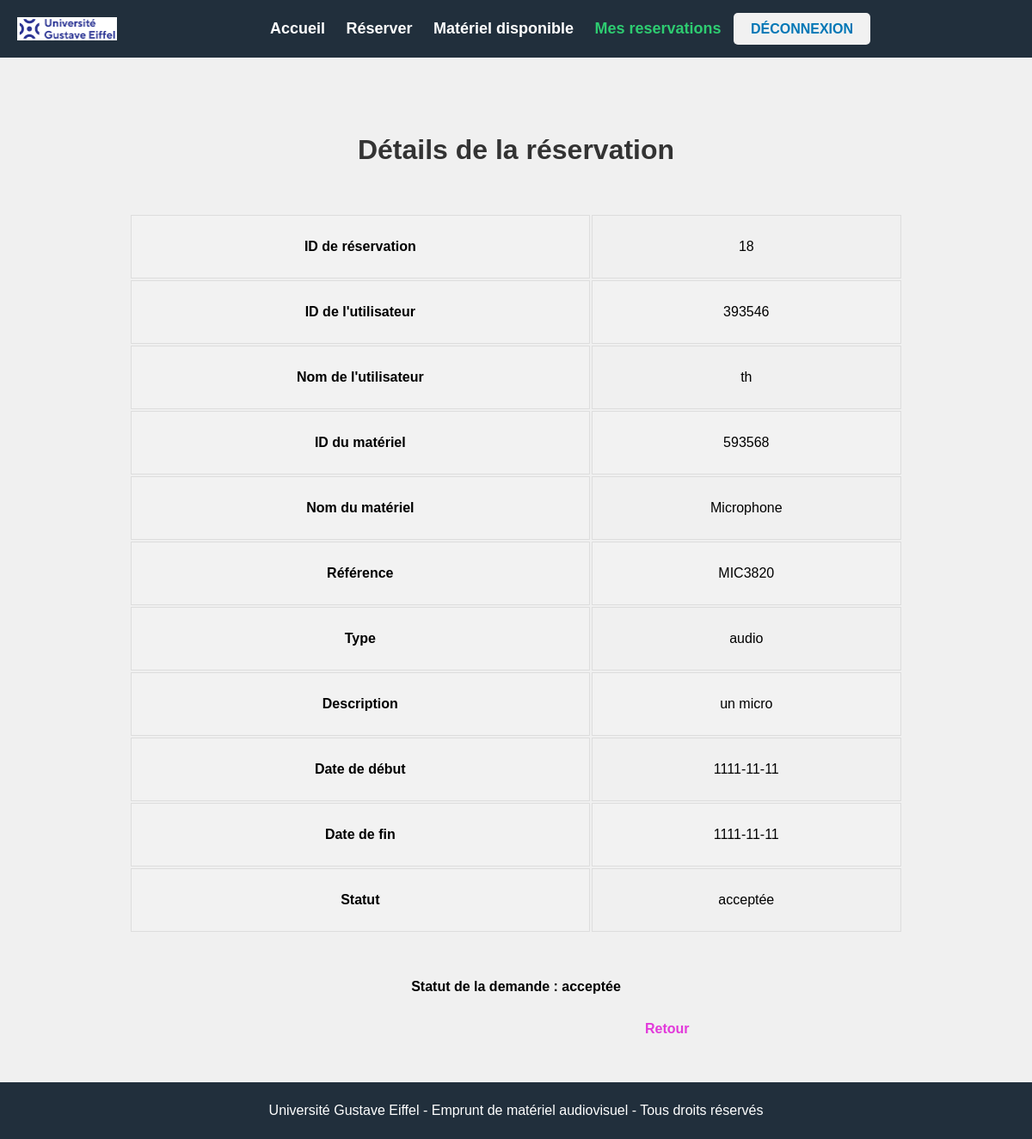
/reservation_detail.php?id=18 (signed in), run on the app's committed database.
### tables this page shows
CREATE TABLE IF NOT EXISTS `reserve` (
  `ID_utilisateur` int NOT NULL,
  `ID_materiel` int NOT NULL,
  `dateDebut` date DEFAULT NULL,
  `dateFin` date DEFAULT NULL,
  `statut` varchar(255) DEFAULT NULL,
  `ID_reservation` int NOT NULL AUTO_INCREMENT,
  PRIMARY KEY (`ID_reservation`),
  KEY `reserve_Materiel0_FK` (`ID_materiel`),
  KEY `ID_utilisateur` (`ID_utilisateur`,`ID_materiel`) USING BTREE
);

CREATE TABLE IF NOT EXISTS `utilisateur` (
  `ID_utilisateur` int NOT NULL,
  `prenom` varchar(255) DEFAULT NULL,
  `nom` varchar(255) DEFAULT NULL,
  `email` varchar(255) DEFAULT NULL,
  `datenaiss` varchar(255) DEFAULT NULL,
  `password` varchar(255) DEFAULT NULL,
  `ID_role` int NOT NULL,
  PRIMARY KEY (`ID_utilisateur`),
  KEY `utilisateur_role_FK` (`ID_role`)
);

CREATE TABLE IF NOT EXISTS `materiel` (
  `ID_materiel` int NOT NULL,
  `nom` varchar(255) DEFAULT NULL,
  `reference` varchar(255) DEFAULT NULL,
  `type` varchar(255) NOT NULL,
  `description` text,
  PRIMARY KEY (`ID_materiel`)
);

### reservation_detail.php (the view, shortened to what this page needs)
<?php
$id_reservation = $_GET['id'];
try {
    $bdd = new PDO(
        'mysql:host=localhost;dbname=location_materiel;charset=utf8',
        'root'
    );
    $bdd->setAttribute(PDO::ATTR_ERRMODE, PDO::ERRMODE_EXCEPTION);
} catch (Exception $e) {
    die(print_r($e));
}
$query = $query = $query = $query = "SELECT reserve.ID_reservation, reserve.ID_utilisateur, reserve.ID_materiel, utilisateur.nom AS nom, materiel.nom AS nom_materiel, materiel.reference, materiel.type, materiel.description, reserve.dateDebut, reserve.dateFin, reserve.statut FROM reserve JOIN utilisateur ON reserve.ID_utilisateur = utilisateur.ID_utilisateur JOIN materiel ON reserve.ID_materiel = materiel.ID_materiel WHERE ID_reservation = :id_reservation";
$stmt = $bdd->prepare($query);
$stmt->bindParam(':id_reservation', $id_reservation, PDO::PARAM_INT);
$stmt->execute();
$reservation = $stmt->fetch(PDO::FETCH_ASSOC);
$role = $_SESSION['ID_role'];
?>
<!DOCTYPE html>
<html lang="fr">
<head>
    <link rel="stylesheet" href="styles/reservation_detail.css"/>
</head>
<body>
<header>
      <nav>
        <img src = "Ressources/logouniv.png">
        <ul>
          <li><a href="a_SAE203.php">Accueil</a></li>
          <li><a href="reservation.php">Réserver</a></li>
          <li><a href="liste.php">Matériel disponible</a></li>
          <li><a id="accueil"href="reservation_liste.php">Mes reservations</a></li>
          <a href="deconnexion.php" class="btn btn-danger btn-lg">Déconnexion</a>
        </ul>
      </nav>
    </header>
    <div class="container">
    <h1>Détails de la réservation</h1>
    <table>
        <tr>
            <th>ID de réservation</th>
            <td><?php echo $reservation['ID_reservation']; ?></td>
        </tr>
        <tr>
            <th>ID de l'utilisateur</th>
            <td><?php echo $reservation['ID_utilisateur']; ?></td>
        </tr>
        <tr>
            <th>Nom de l'utilisateur</th>
            <td><?php echo $reservation['nom']; ?></td>
        </tr>
        <tr>
            <th>ID du matériel</th>
            <td><?php echo $reservation['ID_materiel']; ?></td>
        </tr>
        <tr>
            <th>Nom du matériel</th>
            <td><?php echo $reservation['nom_materiel']; ?></td>
        </tr>
        <tr>
            <th>Référence</th>
            <td><?php echo $reservation['reference']; ?></td>
        </tr>
        <tr>
            <th>Type</th>
            <td><?php echo $reservation['type']; ?></td>
        </tr>
        <tr>
            <th>Description</th>
            <td><?php echo $reservation['description']; ?></td>
        </tr>
        <tr>
            <th>Date de début</th>
            <td><?php echo $reservation['dateDebut']; ?></td>
        </tr>
        <tr>
            <th>Date de fin</th>
            <td><?php echo $reservation['dateFin']; ?></td>
        </tr>
        <tr>
            <th>Statut</th>
            <td><?php echo $reservation['statut']; ?></td>
        </tr>
    </table>
</div>
<div>
    <?php if ($role == '2') {  ?>
        <?php if ($reservation['statut'] == 'en attente') { ?>
            <a id="accepter"href="reservation_accepte.php?id=<?php echo $reservation['ID_reservation']; ?>">Accepter</a>
            <a id="rejeter"href="reservation_rejete.php?id=<?php echo $reservation['ID_reservation']; ?>">Rejeter</a>
        <?php } ?>
    <?php } else {  ?>
        <p id="statut">Statut de la demande : <?php echo $reservation['statut']; ?></p>
    <?php } ?>
    </div>
    <a href="javascript:history.go(-1)"id="back">Retour</a>
    <footer>
      <p>Université Gustave Eiffel - Emprunt de matériel audiovisuel - Tous droits réservés</p>
    </footer>
</body>
</html>

### Styles/reservation_detail.css (style rules this page uses)
header { background-color: #0077b6; justify-content: space-between; align-items: center; padding: 20px; font-weight: bold; }
header { scroll-behavior: smooth; background-color:#212F3C; opacity:100%; padding: 20px; top: 0; width: 100%; z-index: 1; justify-content: flex-end!important; align-items: center!important; text-align: center!important; position: fixed; }
.btn { background-color: #f1f1f1; color: #0077b6; border: none; padding: 10px 20px; border-radius: 5px; font-size: 16px; text-transform: uppercase; cursor: pointer; transition: all 0.3s ease; }
nav ul { list-style: none; margin: 0; padding: 0; }
nav ul li { display: inline-block; }
nav ul li a { color: white; padding: 10px; text-decoration: none; transition: .4s; border-radius: 5px; font-size: 18px; font-weight: 700; text-align: center; }
img { width: 116px; height: 27px; float:left; }
footer { background-color:#212F3C; opacity:100%; color: #fff; text-align: center; padding: 20px; position:relative; bottom:0; width: 100%; margin-top:50px; }
footer p { font-size: 16px; margin: 0; line-height: 1.6; }
table { width: 75%; margin-left: auto; margin-right: auto; margin-top:50px; margin-bottom:50px; }
th, td { padding: 24px; text-align: center; border: 1px solid #ddd; }
th { background-color: #f2f2f2; }
tbody tr:nth-child(even) { background-color: #f2f2f2; }
a { text-decoration: none; color: blue; }
h1, h2 { color: #333; }
* { margin: 0; padding: 0; box-sizing: border-box; }
body { font-family: Arial, sans-serif; font-size: 16px; line-height: 1.5; background-color: #f0f0f0; }
header { scroll-behavior: smooth; background-color:#212F3C; opacity:100%; padding: 20px; top: 0; width: 100%; z-index: 1; justify-content: flex-end!important; align-items: center!important; text-align: center!important; position:absolute; }
a { color:black; font-weight:bold; transition:.5s; }
#accueil { color:#2ECC71; }
#back { margin-left:750px; color:#E239DA; }
h1 { margin-top:150px; text-align:center; }
#statut { text-align:center; margin-top:50px; font-weight:bold; margin-bottom:25px; }

### data on the page
reserve: ID_reservation "18", ID_utilisateur "393546", ID_utilisateur.nom "th", ID_materiel "593568", ID_materiel.nom "Microphone", ID_materiel.reference "MIC3820", ID_materiel.type "audio", ID_materiel.description "un micro", dateDebut "1111-11-11", dateFin "1111-11-11", statut "acceptée"
